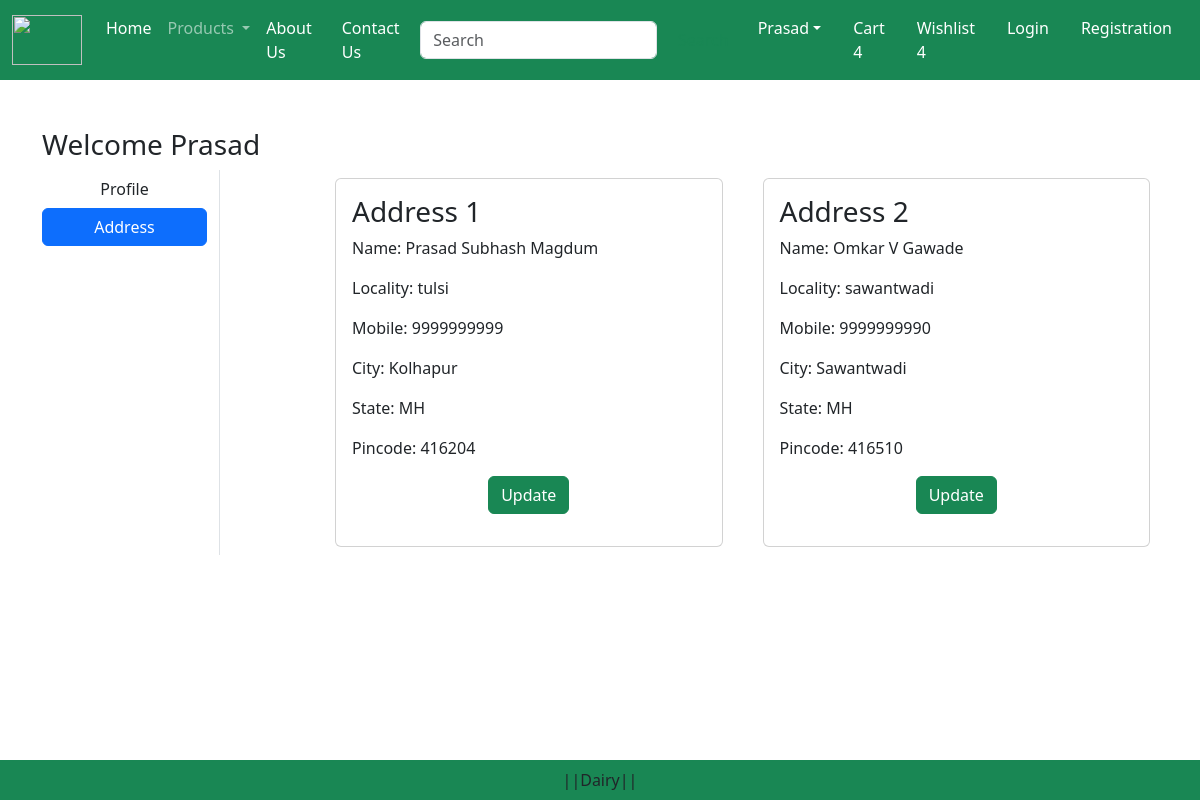
The app's page /address/ (signed in), older data.
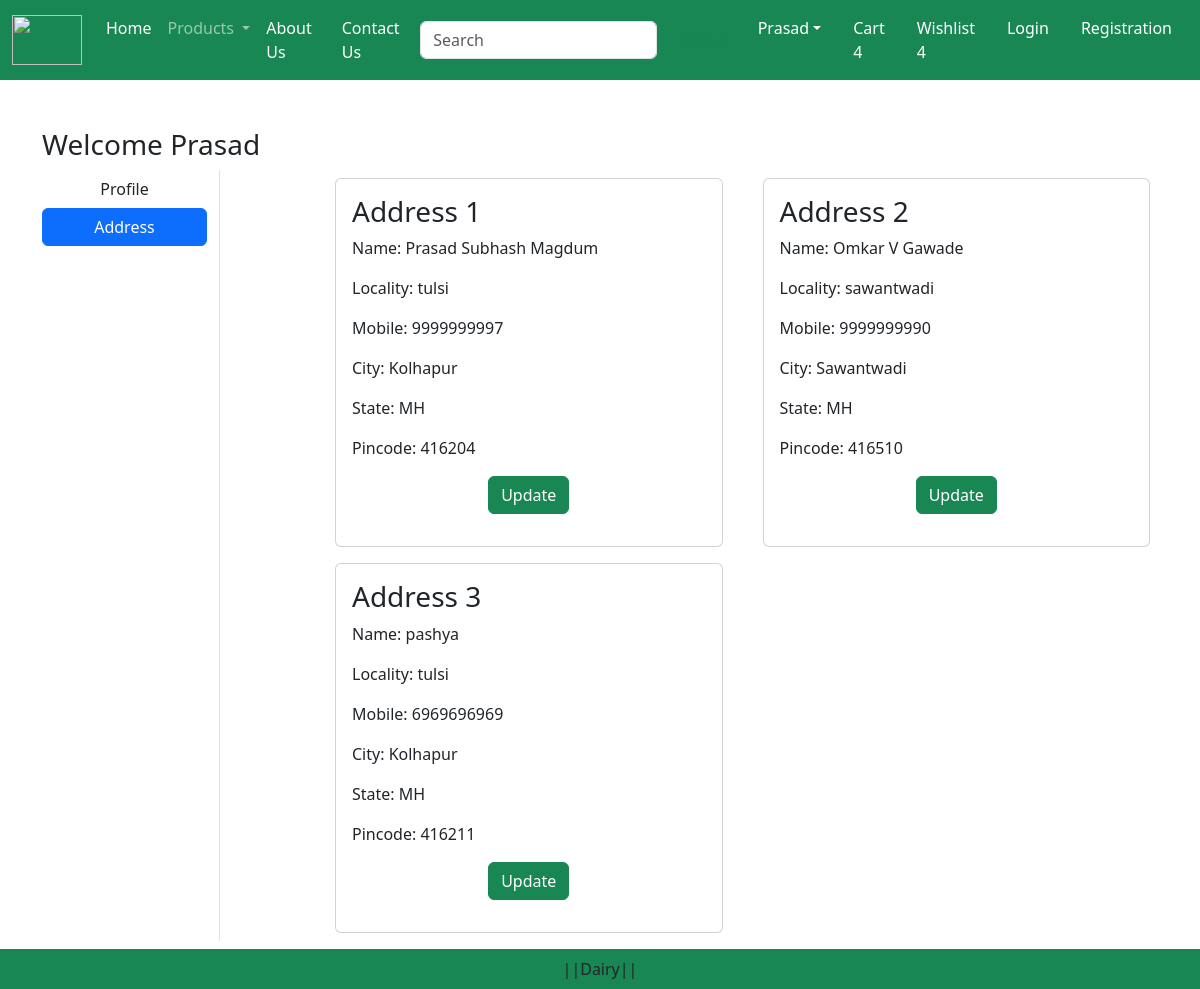
The same page, newer data.
### app/models.py (models this page shows, shortened)
class Customer(models.Model):
    user = models.ForeignKey(User , on_delete=models.CASCADE)
    name= models.CharField(max_length=200)
    locality = models.CharField(max_length=200)
    city = models.CharField(max_length=50)
    mobile = models.IntegerField(default=0)
    zipcode = models.IntegerField()
    state =  models.CharField(choices=STATE_CHOICES, max_length=100)

### app/views.py (the view)
# urls.py: path("address/", views.address, name="address"),
def address(request):
    add =  Customer.objects.filter(user=request.user)
    return render(request, 'app/address.html', locals())

### app/templates/app/address.html (shortened to what this page needs)
{% extends 'app/base.html' %}
{% load static %}
{% block main-content %}
<div class="container my-5">
  <div class="row">
    <h3>Welcome <span class="text-capitalize">{{ request.user }}</span></h3>
    <div class="col-sm-2 border-end">
      <ul class="list-unstyled">
        <li class="d-grid"><a href="{% url 'profile' %}" class="btn ">Profile</a></li>
        <li class="d-grid"><a href="{% url 'address' %}" class="btn btn-primary">Address</a></li>
      </ul>
    </div>
    <div class="col-sm-9 offset-sm-1">
      <div class="row">
        {% for ad in add %}
          <div class="col-sm-6">
            <div class="card m-2">
              <div class="card-body">
                <h3>Address {{ forloop.counter }}</h3>
                <p>Name: {{ ad.name }}</p>
                <p>Locality: {{ ad.locality }}</p>
                <p>Mobile: {{ ad.mobile }}</p>
                <p>City: {{ ad.city }}</p>
                <p>State: {{ ad.state }}</p>
                <p>Pincode: {{ ad.zipcode }}</p>
                <p class="text-center"><a href="{% url 'updateAddress' pk=ad.id %}" type="button" class="btn btn-success">Update</a></p>
              </div>
            </div>
          </div>
        {% endfor %}
      </div>
    </div>
  </div>
</div>
{% endblock main-content %}

Row changes from the older to the newer data that the page shows:
changed Customer "Prasad Subhash Magdum": mobile "9999999999" → "9999999997"
added Customer: name "pashya", locality "tulsi", mobile "6969696969", city "Kolhapur", state "MH", zipcode "416211"
